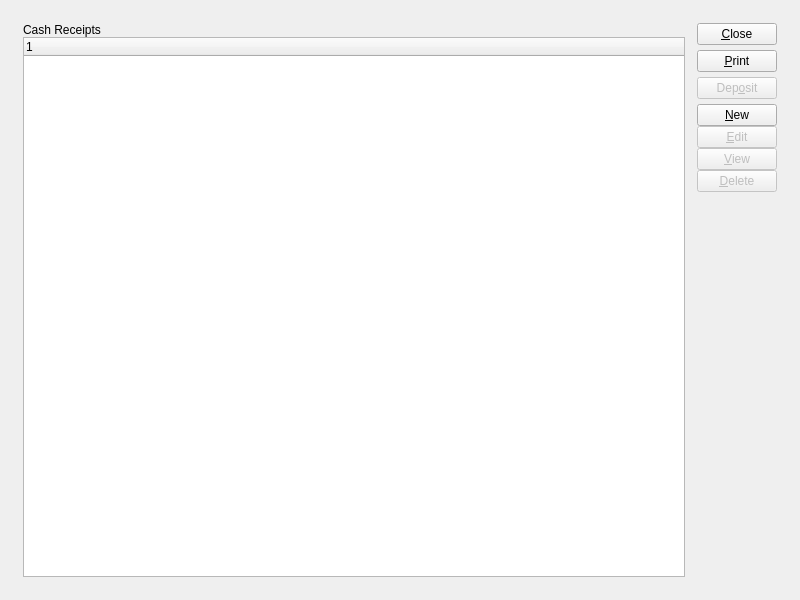
<?xml version="1.0" encoding="UTF-8"?>
<ui version="4.0">
 <comment>This file is part of the xTuple ERP: PostBooks Edition, a free and
open source Enterprise Resource Planning software suite,
Copyright (c) 1999-2018 by OpenMFG LLC, d/b/a xTuple.
It is licensed to you under the Common Public Attribution License
version 1.0, the full text of which (including xTuple-specific Exhibits)
is available at www.xtuple.com/CPAL.  By using this software, you agree
to be bound by its terms.</comment>
 <class>cashReceiptsEditList</class>
 <widget class="QWidget" name="cashReceiptsEditList">
  <property name="geometry">
   <rect>
    <x>0</x>
    <y>0</y>
    <width>800</width>
    <height>600</height>
   </rect>
  </property>
  <property name="windowTitle">
   <string>Cash Receipts Edit List</string>
  </property>
  <layout class="QGridLayout">
   <item row="0" column="0">
    <layout class="QGridLayout">
     <property name="margin">
      <number>12</number>
     </property>
     <property name="spacing">
      <number>12</number>
     </property>
     <item row="0" column="0">
      <layout class="QVBoxLayout">
       <property name="spacing">
        <number>0</number>
       </property>
       <item>
        <widget class="QLabel" name="_cashReceiptsLit">
         <property name="text">
          <string>Cash Receipts</string>
         </property>
        </widget>
       </item>
       <item>
        <widget class="XTreeWidget" name="_cashrcpt">
         <property name="sizePolicy">
          <sizepolicy hsizetype="Expanding" vsizetype="Expanding">
           <horstretch>0</horstretch>
           <verstretch>0</verstretch>
          </sizepolicy>
         </property>
         <property name="selectionMode">
          <enum>QAbstractItemView::ExtendedSelection</enum>
         </property>
        </widget>
       </item>
      </layout>
     </item>
     <item row="0" column="1">
      <layout class="QVBoxLayout">
       <property name="spacing">
        <number>5</number>
       </property>
       <item>
        <widget class="QPushButton" name="_close">
         <property name="text">
          <string>&amp;Close</string>
         </property>
        </widget>
       </item>
       <item>
        <widget class="QPushButton" name="_print">
         <property name="text">
          <string>&amp;Print</string>
         </property>
        </widget>
       </item>
       <item>
        <widget class="QPushButton" name="_post">
         <property name="enabled">
          <bool>false</bool>
         </property>
         <property name="text">
          <string>Dep&amp;osit</string>
         </property>
        </widget>
       </item>
       <item>
        <layout class="QVBoxLayout">
         <property name="spacing">
          <number>0</number>
         </property>
         <item>
          <layout class="QVBoxLayout">
           <property name="spacing">
            <number>0</number>
           </property>
           <item>
            <widget class="QPushButton" name="_new">
             <property name="text">
              <string>&amp;New</string>
             </property>
            </widget>
           </item>
           <item>
            <widget class="QPushButton" name="_edit">
             <property name="enabled">
              <bool>false</bool>
             </property>
             <property name="text">
              <string>&amp;Edit</string>
             </property>
            </widget>
           </item>
           <item>
            <widget class="QPushButton" name="_view">
             <property name="enabled">
              <bool>false</bool>
             </property>
             <property name="text">
              <string>&amp;View</string>
             </property>
            </widget>
           </item>
           <item>
            <widget class="QPushButton" name="_delete">
             <property name="enabled">
              <bool>false</bool>
             </property>
             <property name="text">
              <string>&amp;Delete</string>
             </property>
            </widget>
           </item>
          </layout>
         </item>
         <item>
          <spacer>
           <property name="orientation">
            <enum>Qt::Vertical</enum>
           </property>
           <property name="sizeType">
            <enum>QSizePolicy::Expanding</enum>
           </property>
           <property name="sizeHint" stdset="0">
            <size>
             <width>20</width>
             <height>20</height>
            </size>
           </property>
          </spacer>
         </item>
        </layout>
       </item>
      </layout>
     </item>
    </layout>
   </item>
  </layout>
 </widget>
 <layoutdefault spacing="6" margin="11"/>
 <customwidgets>
  <customwidget>
   <class>XTreeWidget</class>
   <extends>QTreeWidget</extends>
   <header>xtreewidget.h</header>
   <container>1</container>
  </customwidget>
 </customwidgets>
 <tabstops>
  <tabstop>_cashrcpt</tabstop>
  <tabstop>_new</tabstop>
  <tabstop>_edit</tabstop>
  <tabstop>_view</tabstop>
  <tabstop>_delete</tabstop>
  <tabstop>_print</tabstop>
  <tabstop>_close</tabstop>
 </tabstops>
 <includes>
  <include location="global">parameter.h</include>
 </includes>
 <resources/>
 <connections>
  <connection>
   <sender>_close</sender>
   <signal>clicked()</signal>
   <receiver>cashReceiptsEditList</receiver>
   <slot>close()</slot>
   <hints>
    <hint type="sourcelabel">
     <x>20</x>
     <y>20</y>
    </hint>
    <hint type="destinationlabel">
     <x>20</x>
     <y>20</y>
    </hint>
   </hints>
  </connection>
  <connection>
   <sender>_cashrcpt</sender>
   <signal>valid(bool)</signal>
   <receiver>_view</receiver>
   <slot>setEnabled(bool)</slot>
   <hints>
    <hint type="sourcelabel">
     <x>20</x>
     <y>20</y>
    </hint>
    <hint type="destinationlabel">
     <x>20</x>
     <y>20</y>
    </hint>
   </hints>
  </connection>
 </connections>
</ui>
